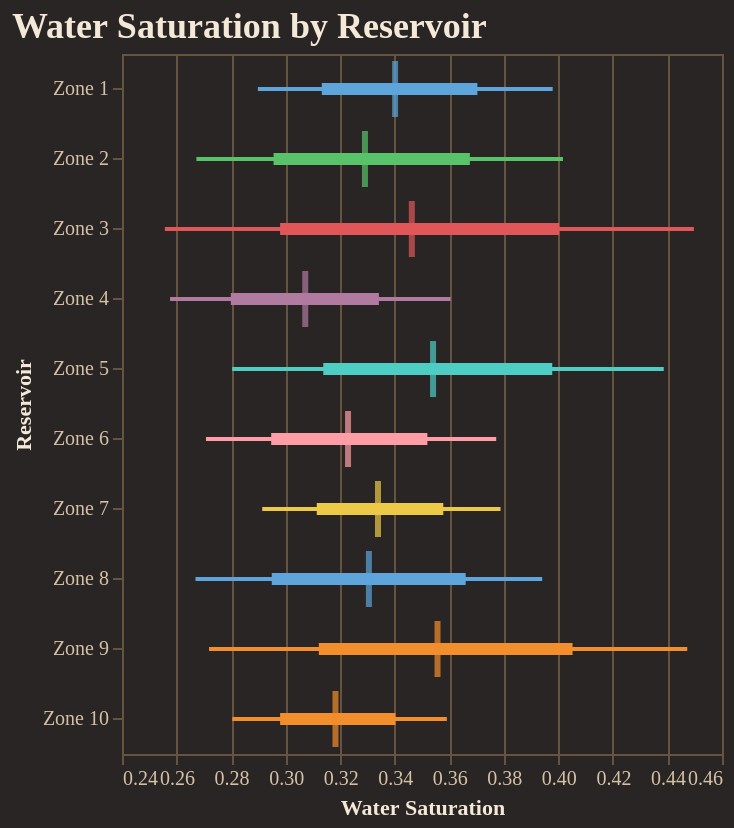

The code cell stored with this chart in its notebook:
### Code cell
fig = plotter.forest_plot(
    "Water Saturation", 
    backend=PLOTTING_BACKEND
)
fig.show()

### Figure 1 — Vega-Lite specification as saved in the notebook (floating-point values rounded to 4 significant figures)
{"config": {"background": "#292524", "view": {"fill": "#292524", "stroke": "#665340"}, "title": {"color": "#f4e9d7", "font": "Merriweather", "fontSize": 18, "fontWeight": 600, "subtitleColor": "#d5c2a6", "anchor": "start"}, "axis": {"domainColor": "#665340", "gridColor": "#665340", "tickColor": "#665340", "labelColor": "#d5c2a6", "titleColor": "#f4e9d7", "labelFont": "Merriweather", "titleFont": "Merriweather"}, "legend": {"titleColor": "#f4e9d7", "labelColor": "#d5c2a6", "labelFont": "Merriweather", "titleFont": "Merriweather", "orient": "top-right", "symbolType": "circle"}, "header": {"labelColor": "#d5c2a6", "titleColor": "#f4e9d7", "labelFont": "Merriweather", "titleFont": "Merriweather"}, "mark": {"color": "#c78d3b"}, "line": {"color": "#c78d3b"}, "bar": {"color": "#c78d3b"}, "point": {"color": "#ddb06d"}, "area": {"color": "#c78d3b", "opacity": 0.35}, "text": {"color": "#f4e9d7", "font": "Merriweather"}, "range": {"category": ["#5DA5DA", "#F28E2B", "#59C36A", "#E15759", "#B07AA1", "#4ECDC4", "#FF9DA7", "#EDC948"]}}, "layer": [{"mark": {"type": "rule", "strokeWidth": 2}, "encoding": {"color": {"field": "group", "legend": null, "type": "nominal"}, "x": {"field": "p10", "scale": {"zero": false}, "title": "Water Saturation", "type": "quantitative"}, "x2": {"field": "p90"}, "y": {"field": "group", "sort": ["Zone 1", "Zone 2", "Zone 3", "Zone 4", "Zone 5", "Zone 6", "Zone 7", "Zone 8", "Zone 9", "Zone 10"], "title": "Reservoir", "type": "nominal"}}}, {"mark": {"type": "rule", "strokeWidth": 6}, "encoding": {"color": {"field": "group", "legend": null, "type": "nominal"}, "x": {"field": "p25", "scale": {"zero": false}, "title": "Water Saturation", "type": "quantitative"}, "x2": {"field": "p75"}, "y": {"field": "group", "sort": ["Zone 1", "Zone 2", "Zone 3", "Zone 4", "Zone 5", "Zone 6", "Zone 7", "Zone 8", "Zone 9", "Zone 10"], "title": "Reservoir", "type": "nominal"}}}, {"mark": {"type": "tick", "color": "black", "size": 28, "thickness": 3}, "encoding": {"color": {"field": "group", "legend": null, "type": "nominal"}, "tooltip": [{"field": "group", "title": "Group", "type": "nominal"}, {"field": "p10", "title": "P10", "type": "quantitative"}, {"field": "p25", "title": "P25", "type": "quantitative"}, {"field": "median", "title": "Median", "type": "quantitative"}, {"field": "p75", "title": "P75", "type": "quantitative"}, {"field": "p90", "title": "P90", "type": "quantitative"}], "x": {"field": "median", "scale": {"zero": false}, "title": "Water Saturation", "type": "quantitative"}, "y": {"field": "group", "sort": ["Zone 1", "Zone 2", "Zone 3", "Zone 4", "Zone 5", "Zone 6", "Zone 7", "Zone 8", "Zone 9", "Zone 10"], "title": "Reservoir", "type": "nominal"}}}], "data": {"name": "data-3d54344d61756022fb86b138d0d752ea"}, "height": 350, "title": "Water Saturation by Reservoir", "width": "container", "$schema": "https://vega.github.io/schema/vega-lite/v5.20.1.json", "datasets": {"data-3d54344d61756022fb86b138d0d752ea": [{"group": "Zone 1", "p10": 0.2898, "p25": 0.3133, "median": 0.3401, "p75": 0.3703, "p90": 0.3979}, {"group": "Zone 2", "p10": 0.2673, "p25": 0.2956, "median": 0.3291, "p75": 0.3675, "p90": 0.4017}, {"group": "Zone 3", "p10": 0.2557, "p25": 0.298, "median": 0.3463, "p75": 0.4003, "p90": 0.4497}, {"group": "Zone 4", "p10": 0.2576, "p25": 0.2799, "median": 0.3072, "p75": 0.3342, "p90": 0.3605}, {"group": "Zone 5", "p10": 0.2804, "p25": 0.3138, "median": 0.354, "p75": 0.3978, "p90": 0.4386}, {"group": "Zone 6", "p10": 0.2708, "p25": 0.2947, "median": 0.3229, "p75": 0.352, "p90": 0.3772}, {"group": "Zone 7", "p10": 0.2914, "p25": 0.3114, "median": 0.3339, "p75": 0.3578, "p90": 0.3788}, {"group": "Zone 8", "p10": 0.2669, "p25": 0.2949, "median": 0.3305, "p75": 0.366, "p90": 0.3941}, {"group": "Zone 9", "p10": 0.2719, "p25": 0.3122, "median": 0.3557, "p75": 0.4052, "p90": 0.4473}, {"group": "Zone 10", "p10": 0.2804, "p25": 0.298, "median": 0.3183, "p75": 0.3403, "p90": 0.3591}]}}
